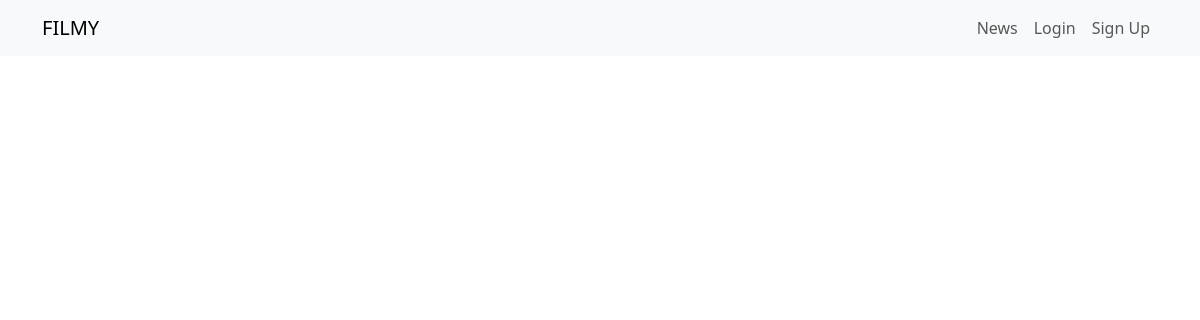
Before: /news/ with the older database file.
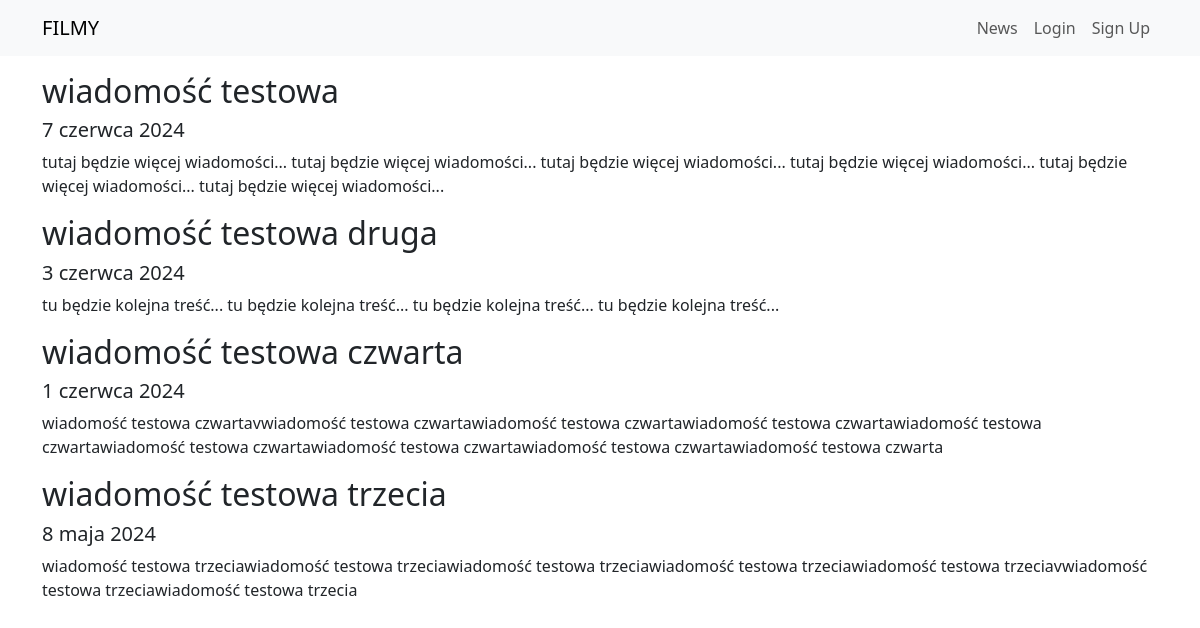
After: the same page with the newer database file.
### news/models.py (models this page shows, shortened)
class News(models.Model):
    headline = models.CharField(max_length=200)
    body = models.TextField()
    date = models.DateField()

### news/views.py (the view)
# urls.py: path('news/', include('news.urls'))
def news(request):
    newss = News.objects.all().order_by('-date')
    return render(request, 'news.html', {'newss': newss})

### news/templates/news.html
{% extends 'base.html' %}
{% block content %}
    {% for news in newss %}
    <h2>{{ news.headline }}</h2>
    <h5>{{ news.date }}</h5>
    <p class="card-text">{{ news.body }}</p>
    {% endfor %}
{% endblock content %}

### moviereviews/templates/base.html (shortened to what this page needs)
<!DOCTYPE html>
<html lang="en">
<head>
    <link href="https://cdn.jsdelivr.net/npm/bootstrap@5.3.3/dist/css/bootstrap.min.css" rel="stylesheet"
>
</head>
<body>
<nav class="navbar navbar-expand-lg navbar-light bg-light mb-3">
    <div class="container">
        <a class="navbar-brand" href="#">FILMY</a>
        <div class="collapse navbar-collapse"
             id="navbarNavAltMarkup">
            <div class="navbar-nav ms-auto">
                <a class="nav-link" href="#">News</a>
                <a class="nav-link" href="#">Login</a>
                <a class="nav-link" href="#">Sign Up</a>
            </div>
        </div>
    </div>
</nav>
<div class="container">
   {% block content %}
    {% endblock content %}
    </div>
</body>
</html>

Changed rows visible on the page:
added News: headline "wiadomość testowa", date "7 czerwca 2024", body "tutaj będzie więcej wiadomości... tutaj będzie więcej wiadomości... tutaj będzie więcej wiadomości... tutaj będzie więcej wiadomości... tutaj będzie więcej wiadomości... tutaj będzie więcej wiadomości..."
added News: headline "wiadomość testowa druga", date "3 czerwca 2024", body "tu będzie kolejna treść... tu będzie kolejna treść... tu będzie kolejna treść... tu będzie kolejna treść..."
added News: headline "wiadomość testowa czwarta", date "1 czerwca 2024", body "wiadomość testowa czwartavwiadomość testowa czwartawiadomość testowa czwartawiadomość testowa czwartawiadomość testowa czwartawiadomość testowa czwartawiadomość testowa czwartawiadomość testowa czwartawiadomość testowa czwarta"
added News: headline "wiadomość testowa trzecia", date "8 maja 2024", body "wiadomość testowa trzeciawiadomość testowa trzeciawiadomość testowa trzeciawiadomość testowa trzeciawiadomość testowa trzeciavwiadomość testowa trzeciawiadomość testowa trzecia"
